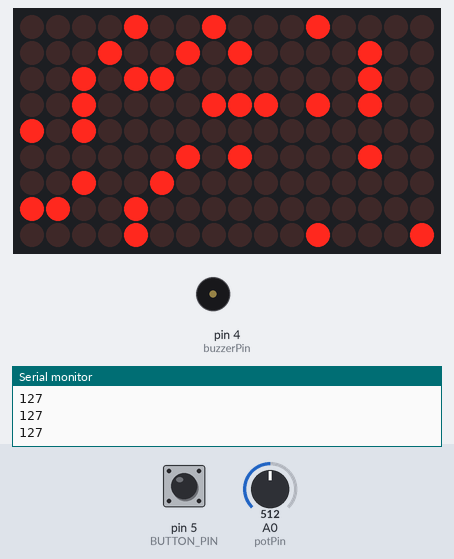
Simulated run of this sketch. Board: Arduino Uno, built with avr-gcc and run on an emulated ATmega328P. Shown: 16×9 LED matrix, buzzer (waves = sounding), the last lines printed to the serial monitor. Inputs (shaded band) come from the test bench; at power-on: A0 (potPin) = 512, pin 5 (BUTTON_PIN) HIGH. Random numbers use the default seed unless the sketch sets one.

Above: at 2.7 s.
2.8 s: A0 (potPin) set to 410
At 3.62 s:
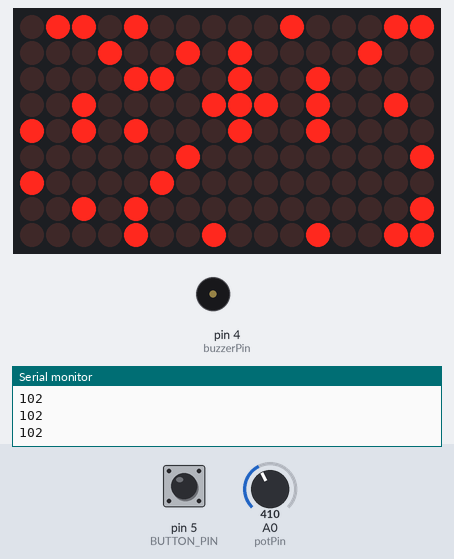
5.8 s: A0 (potPin) set to 393
7.6 s: pin 5 (BUTTON_PIN) pulled LOW for 0.15 s
At 8.09 s:
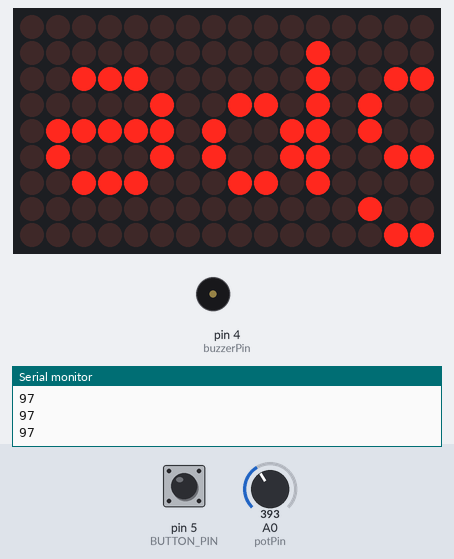
8.3 s: A0 (potPin) set to 716
11.3 s: pin 5 (BUTTON_PIN) pulsed LOW 5 times (0.12 s each, 0.3 s apart)
At 13.59 s:
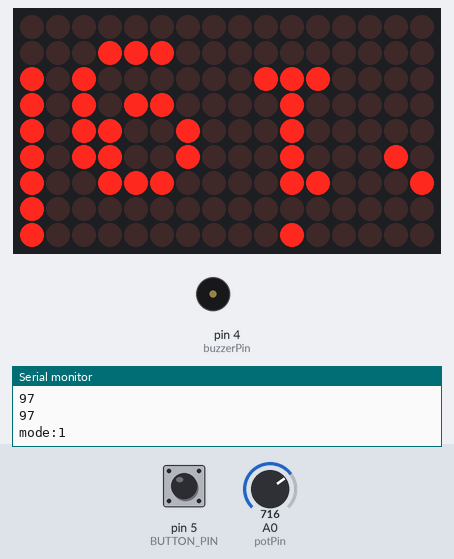
Timing chart, 0 to 15.1 s (numbered marks = the images above; inputs shaded):
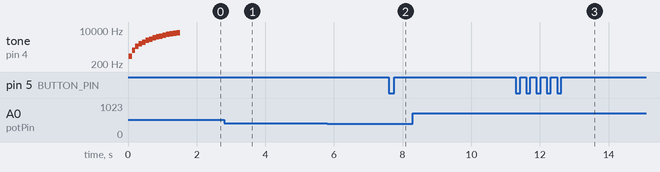

The sketch:

916matrix-with-input.ino
```cpp
// TODO:
// Add a second button to control the mode.
// Perfect setup: one button that changes potentiometer function,
// and one that changes the animation.

#include <Wire.h>
//#include <Adafruit_GFX.h>
#include <Adafruit_IS31FL3731.h>

// If you're using the full breakout...
Adafruit_IS31FL3731 ledmatrix = Adafruit_IS31FL3731();
// If you're using the FeatherWing version
//Adafruit_IS31FL3731_Wing ledmatrix = Adafruit_IS31FL3731_Wing();


// The lookup table to make the brightness changes be more visible
uint8_t sweep[] = {1, 2, 3, 4, 6, 8, 10, 15, 20, 30, 40, 60, 60, 40, 30, 20, 15, 10, 8, 6, 4, 3, 2, 1};
#define BUTTON_PIN   5
bool oldState = HIGH;
int mode = 0;
unsigned long randomLast = 0;
int potPin = A0;
int wait = 10;
int brightness = 10;
int text = 0;
int buzzerPin = 4;

#define DELAY 150             //Sets the time each generation is shown
#define RESEEDRATE 100        //Sets the rate the world is re-seeded
#define SIZEX 16   //Sets the X axis size
#define SIZEY 9   //Sets the Y axis size
byte world[2][SIZEX][SIZEY];  //Creates a double buffer world
const int density = 50;       //Sets density % during seeding
int geck = 0;                 //Counter for re-seeding


/////////////////////////////////////////////////////////////////////////////
//
// You can tweak these values to create a custom DNA molecule :)
//

const float stretch = 0.44;           // The width of each sine wave. Smaller values create wider sine waves. I like 0.44 .

const float phaseIncrement = 0.3;     // How fast the sines move. I like 0.1 .

// The phase of the "darker" sine wave will drift (relative to the "lighter" sine wave).
// This makes the DoubleHelix more organic/hypnotic .
const float driftIncrement = 0.019;   // The speed it drifts back and forth. Larger == faster. I like 0.019 .
const float driftForce = 0.4;         // The visual amount of drift. I like 0.4 .

// On every other column, light the LEDs between the sine waves, resembling the nucleotides of a DNA molecule.
// This looks good if we switch between lighting odd columns, then even columns -- the molecule appears to be moving.
const float barPhaseIncrement = 0.09; // Bar movement speed. Plz use values between 0..1 . I like 0.09 .

// Brightness values. Range is 0..7
const byte lightSineBrightness = 7;
const byte darkSineBrightness = 3;
const byte barBrightness = 1;

// (End tweak section)
/////////////////////////////////////////////////////////////////////////////


// These values change every frame:
float phase = 0.0;              // This is how "far" we've travelled along the DNA.
float driftPhase = 0.0;
float barPhase = 0.0;

void setup() {
  Serial.begin(9600);
  pinMode(BUTTON_PIN, INPUT_PULLUP);

  if (! ledmatrix.begin()) {
    Serial.println("IS31 not found");
    while (1);
  }
  Serial.println("IS31 found!");

  randomSeed(analogRead(5));
  seedWorld();
  tone(buzzerPin, 500);
  delay(100);
  tone(buzzerPin, 1000);
  delay(100);
  tone(buzzerPin, 1500);
  delay(100);
  tone(buzzerPin, 2000);
  delay(100);
  tone(buzzerPin, 2500);
  delay(100);
  tone(buzzerPin, 3000);
  delay(100);
  tone(buzzerPin, 3500);
  delay(100);
  tone(buzzerPin, 4000);
  delay(100);
  tone(buzzerPin, 4500);
  delay(100);
  tone(buzzerPin, 5000);
  delay(100);
  tone(buzzerPin, 5500);
  delay(100);
  tone(buzzerPin, 6000);
  delay(100);
  tone(buzzerPin, 6500);
  delay(100);
  tone(buzzerPin, 7000);
  delay(100);
  tone(buzzerPin, 7500);
  delay(100);
  noTone(buzzerPin);
}

void loop()
{
  bool newState = digitalRead(BUTTON_PIN);
  if (newState == LOW && oldState == HIGH)
  {
    // Short delay to debounce button.
    delay(20);
    // Check if button is still low after debounce.
    newState = digitalRead(BUTTON_PIN);
    if (newState == LOW)
    {
      mode++;
      if (mode > 1)
        mode = 0;

      ledmatrix.setTextSize(1);
      ledmatrix.setTextWrap(false);  // we dont want text to wrap so it scrolls nicely
      ledmatrix.setTextColor(100);
      ledmatrix.setRotation(2);
      for (int8_t x=0; x>=-60; x--)
      {
        ledmatrix.clear();
        ledmatrix.setCursor(x,0);
        if (mode == 0)
        {
          ledmatrix.print("Brightness");
        }
        else if (mode == 1)
        {
          ledmatrix.print("Speed>>>>>");
        }
        delay(20);
      }

      Serial.print("mode:");
      Serial.println(mode);
    }
  }
  // Set the last button state to the old state.
  oldState = newState;

  int potValue = analogRead(potPin);

  // the button controls which variable to change.
  switch(mode)
  {
    case 0: brightness = map(potValue, 0, 1023, 0, 255);
            Serial.println(brightness);
            break;
    case 1: wait = map(potValue, 0, 1023, 255, 0);
            break;
  }
  randomPixel(wait, brightness);
//  plasma();
//  life();
//  helix();
//  swirl();
}


void randomPixel(byte wait, byte brightness)
{
  if(millis() - randomLast > wait)
  {
    int x = random(0,16);
    int y = random(0,9);
    int state = random(2);
    if(state == 0)
      ledmatrix.drawPixel(x, y, brightness);
    else
      ledmatrix.drawPixel(x, y, 0);
    randomLast = millis();
  }
}

void plasma()
{
  /*
  Plasma
   written by Zach Archer http://zacharcher.com/

   NOTES:
   - Requires the LoLshield library to run. Get the library here: http://code.google.com/p/lolshield/downloads/
   - How to install the library: http://www.arduino.cc/en/Hacking/Libraries

   This sketch moves two points along Lissajious curves. See: http://en.wikipedia.org/wiki/Lissajous_curve
   The distances between each LED and each point are multiplied,
   then this value is shaped using a sine function, and this sets the brightness of each LED.
   */

  // Convenient 2D point structure
  struct Point {
    float x;
    float y;
  };


  float phase = 0.0;
  float phaseIncrement = 0.2;  // Controls the speed of the moving points. Higher == faster. I like 0.08 .
  float colorStretch = 0.11;    // Higher numbers will produce tighter color bands. I like 0.11 .


  // This function is called every frame.
  while(true) {
    phase += phaseIncrement;

    // The two points move along Lissajious curves, see: http://en.wikipedia.org/wiki/Lissajous_curve
    // We want values that fit the LED grid: x values between 0..13, y values between 0..8 .
    // The sin() function returns values in the range of -1.0..1.0, so scale these to our desired ranges.
    // The phase value is multiplied by various constants; I chose these semi-randomly, to produce a nice motion.
    Point p1 = {
      (sin(phase*1.000)+1.0) * 7.5, (sin(phase*1.310)+1.0) * 4.0                 };
    Point p2 = {
      (sin(phase*1.770)+1.0) * 7.5, (sin(phase*2.865)+1.0) * 4.0                 };

    byte row, col;

    // For each row...
    for( row=0; row<9; row++ ) {
      float row_f = float(row);  // Optimization: Keep a floating point value of the row number, instead of recasting it repeatedly.

      // For each column...
      for( col=0; col<16; col++ ) {
        float col_f = float(col);  // Optimization.

        // Calculate the distance between this LED, and p1.
        Point dist1 = {
          col_f - p1.x, row_f - p1.y                                 };  // The vector from p1 to this LED.
        float distance = sqrt( dist1.x*dist1.x + dist1.y*dist1.y );

        // Calculate the distance between this LED, and p2.
        Point dist2 = {
          col_f - p2.x, row_f - p2.y                                 };  // The vector from p2 to this LED.
        // Multiply this with the other distance, this will create weird plasma values :)
        distance *= sqrt( dist2.x*dist2.x + dist2.y*dist2.y );
        //distance += sqrt( dist2.x*dist2.x + dist2.y*dist2.y );  // Variation: weird linear color bands. Might need to increase colorStretch


        // Warp the distance with a sin() function. As the distance value increases, the LEDs will get light,dark,light,dark,etc...
        // You can use a cos() for slightly different shading, or experiment with other functions. Go crazy!
        float color_f = (sin( distance * colorStretch ) + 1.0) * 0.5;  // range: 0.0...1.0

        // Square the color_f value to weight it towards 0. The image will be darker and have higher contrast.
        color_f *= color_f;
        //color_f *= color_f*color_f*color_f;  // Uncomment this line to make it even darker :)

        // Scale the color up to 0..7 . Max brightness is 7.
//        LedSign::Set( col, row, byte( round(color_f * 7.0) ) );
        ledmatrix.drawPixel(col, row, byte(round(color_f * 30.0)));
      }
    }
    // There's so much math happening, it's already a bit slow ;) No need for extra delays!
    //delay( 20 );
  }
}


void life()
{
  static byte boring = 0;
  byte changed = 0;

  // Birth and death cycle
  for (byte x = 0; x < SIZEX; x++) {
    for (byte y = 0; y < SIZEY; y++) {
      // Default is for cell to stay the same
      byte alive = world[0][x][y];
//      LedSign::Set(x, y, alive);
      ledmatrix.drawPixel(x, y, (alive*255));

      byte count = neighbours(x, y);
      if (count == 3 && !alive) {
        // A new cell is born
        alive = 1;
        ++changed;
      } else if ((count < 2 || count > 3) && alive) {
        // Cell dies
        alive = 0;
        ++changed;
      }
      world[1][x][y] = alive;
    }
  }

  // Copy next generation into place
  for (byte x = 0; x < SIZEX; x++) {
    for (byte y = 0; y < SIZEY; y++) {
      world[0][x][y] = world[1][x][y];
    }
  }

  if (changed)
    boring = 0;
  else
    ++boring;

  //Counts and then checks for re-seeding
  //Otherwise the display will die out at some point
  if (boring >= 5 || ++geck >= RESEEDRATE) {
    geck = 0;
    seedWorld();
  }

  delay(DELAY);
}

//Re-seeds based off of RESEEDRATE
void seedWorld()
{
  for (byte i = 0; i < SIZEX; i++)
  {
    for (byte j = 0; j < SIZEY; j++)
    {
      if (random(100) < density)
        world[0][i][j] = 1;
      else
        world[0][i][j] = 0;
    }
  }
}

//Runs the rule checks, including screen wrap
byte neighbours(byte x, byte y)
{
  return world[0][(x + 1) % SIZEX][y] +
    world[0][x][(y + 1) % SIZEY] +
    world[0][(x + SIZEX - 1) % SIZEX][y] +
    world[0][x][(y + SIZEY - 1) % SIZEY] +
    world[0][(x + 1) % SIZEX][(y + 1) % SIZEY] +
    world[0][(x + SIZEX - 1) % SIZEX][(y + 1) % SIZEY] +
    world[0][(x + SIZEX - 1) % SIZEX][(y + SIZEY - 1) % SIZEY] +
    world[0][(x + 1) % SIZEX][(y + SIZEY - 1) % SIZEY];
}

void helix()
{
  phase += phaseIncrement;  // Move the sine waves forward.

  // The "darker" sine wave drifts (relative to the "lighter" sine wave).
  driftPhase += driftIncrement;

  // Increment the position of the bars.
  barPhase += barPhaseIncrement;
  if( barPhase > 1.0 ) barPhase -= 1.0;  // Wrap this value between 0..1 .

  // We'll hilite either the even columns, or odd columns, depending on the value of barPhase.
  boolean drawEvenBars = (barPhase < 0.5);

  byte row, col;

  // For each column of LEDs...
  for( col=0; col<16; col++ ) {

    // This is the "raw" value for the lighter sine wave. Range: -1.0...1.0
    float lightSineThisColumn = sin( phase + float(col)*stretch );

    // Scale the "raw" value and round it off, so the range is 0..8 . This is the LED we're going to light in this column.
    int lightSine = int( round( lightSineThisColumn*4.0 ) ) + 4;

    // driftPhase controls the phase drift of the "darker" sine.
    // The drift amount is derived from this sin() function, so it will drift back and forth.
    // Orbit around 2.1, which is about 1/3 phase offset from the lighter sine wave (2*PI/3). Looks pretty good.
    float drift = 2.1 + (driftForce * sin( driftPhase ));

    // This is the LED we're going to light for the "dark" sine wave.
    // This is similar to computing the lightSine value, but it's compacted into one line :P
    int darkSine = int( round( sin(phase+drift+float(col)*stretch)*4.0 ) ) + 4;

    // For each LED within the column...
    for( row=0; row<9; row++ ) {

      // Does this LED belong to our light sine wave?
      if( row==lightSine ) {
//        LedSign::Set( col, row, lightSineBrightness );  // The third argument is the brightness. Max bright == 7.
        ledmatrix.drawPixel(col, row, (lightSineBrightness*36));

      // Does this LED belong to our dark sine wave?
      } else if( row==darkSine ) {
//        LedSign::Set( col, row, darkSineBrightness );  // The third argument is the brightness.
        ledmatrix.drawPixel(col, row, (darkSineBrightness*36));

      } else {
        // This LED doesn't belong to either sine wave. So we'll turn it off, unless it belongs to a vertical bar.
        int color = 0;  // 0 == unlit

        // Alternate even/odd columns:
        //   If col is an odd number, (col & 0x1) evaluates to true. (Example: 13 == B1101, rightmost bit is 1, so it's odd!)
        //   The ^ operator is binary XOR. So this statement evaluates true if _one_ condition is met, but _not_ both.
        if( (col & 0x1) ^ (drawEvenBars) ) {

          // If lightSine is above this LED, and darkSine is below, then this LED belongs to a vertical bar.
          if( lightSine < darkSine ) {
            if( lightSine<row && row<darkSine ) {
              color = barBrightness;
            }

          // If darkSine is above, and lightSine is below, this LED belongs to a vertical bar.
          } else if( darkSine < lightSine ) {
            if( darkSine<row && row<lightSine ) {
              color = barBrightness;
            }
          }
        }

//        LedSign::Set( col, row, color );
        ledmatrix.drawPixel(col, row, (color*36));
      }
    }
  }

//  LedSign::Flip(true);
}


void swirl()
{
  // animate over all the pixels, and set the brightness from the sweep table
  for (uint8_t incr = 0; incr < 24; incr++)
    for (uint8_t x = 0; x < 16; x++)
      for (uint8_t y = 0; y < 9; y++)
        ledmatrix.drawPixel(x, y, sweep[(x+y+incr)%24]);
  delay(20);
}
```

Measured:
- what the display in image 3 shows lasts 0.4 s, from 13.4 s to 13.8 s
